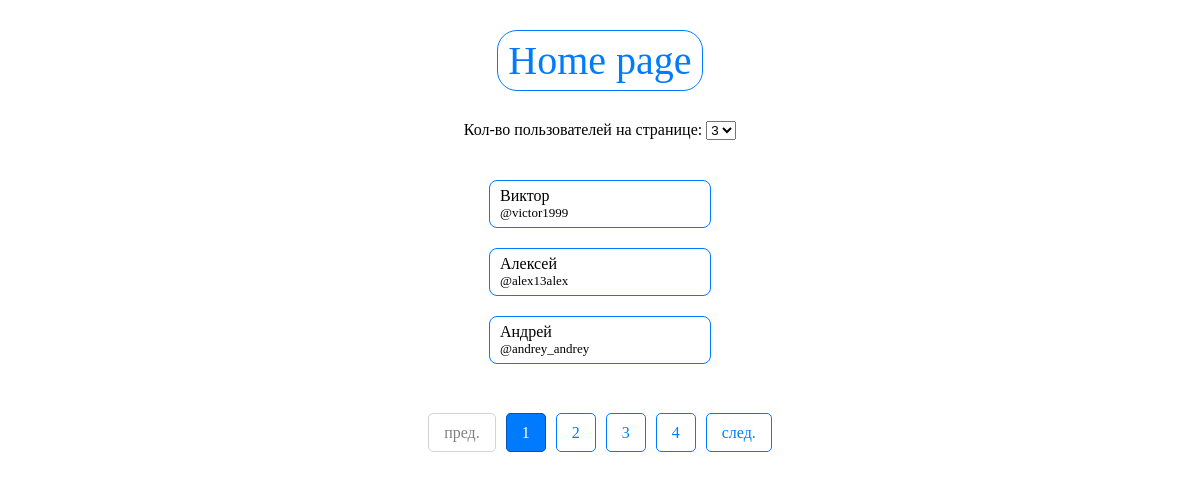
/users/, run on the app's committed database.
### app/models.py (models this page shows, shortened)
class User(models.Model):
    name = models.CharField(max_length=30)
    nickname = models.CharField(max_length=30, unique=True)
    class Meta:
        verbose_name_plural = 'User'

### app/views.py (the view)
# urls.py: path('users/', all_users, name='all_users'),
def all_users(request):
    users = User.objects.all()
    selected_choice = request.GET.get('choice', '3')
    paginator = Paginator(users, selected_choice)
    page_number = request.GET.get('page')
    page_users = paginator.get_page(page_number)
    pages = paginator.num_pages
    all_pages = [i for i in range(1, pages + 1)]
    context = {
        'users': users,
        'selected_choice': selected_choice,
        'paginator': paginator,
        'page_number': page_number,
        'page_users': page_users,
        'all_pages': all_pages
    }
    return render(request, 'list_users.html', context)

### templates/list_users.html (shortened to what this page needs)
<!DOCTYPE html>
{% load static %}
<html lang="en">
<head>
    <link rel="stylesheet" type="text/css" href="{% static 'style_users.css' %}">
</head>
<body>
    <div class="home-page">
        <a href="/">Home page</a>
    </div>
    <div class="form">
        <form method="get" action="{% url 'all_users' %}">
            <label for="choice">Кол-во пользователей на странице:</label>
            <select name="choice" id="choice" onchange="this.form.submit()">
                <option value="3" {% if selected_choice == '3' %}selected{% endif %}>3</option>
            </select>
        </form>
    </div>
    <div class="show-users">
        {% for user in page_users %}
        <span class="users">
            {{ user.name }}
            <br><span class="nickname">{{ user.nickname }}</span>
        </span>
        {% endfor %}
    </div>
    <div class="show-paginator">
        <ul class="paginator">
            {% if not page_users.has_previous %}
            <li class="disabled"><a href="#">пред.</a></li>
            {% endif %}
            {% for num in all_pages %}
            <li>
                {% if num == page_users.number %}
                <span class="active"><a href="?page={{ num }}&choice={{selected_choice}}">{{ num }}</a></span>
                {% else %}
                <a href="?page={{ num }}&choice={{selected_choice}}">{{ num }}</a>
                {% endif %}
            </li>
            {% endfor %}
            {% if page_users.has_next %}
            <li><a href="?page={{ page_users.next_page_number }}&choice={{selected_choice}}">след.</a></li>
            {% endif %}
        </ul>
    </div>
</body>
</html>

### static/style_users.css (style rules this page uses)
body { font-family: Verdana; margin: 10px; }
.home-page { display: flex; flex-direction: column; align-items: center; justify-content: center; margin: 30px; }
.home-page a { display: block; font-size: 40px; text-decoration: none; padding: 6px 10px; border: 1px solid #007BFF; color: #007BFF; border-radius: 20px; transition: background 0.3s; margin: 0 5px; }
.form { display: flex; flex-direction: column; align-items: center; justify-content: center; margin: 30px; }
.show-users { display: flex; flex-direction: column; align-items: center; justify-content: center; margin: 30px; }
.show-users .users { display: flex; flex-direction: column; width: 200px; border: 1px solid #007BFF; padding: 6px 10px; margin: 10px; border-radius: 8px; }
.show-users .users .nickname { font-size: 13px; }
.show-paginator { display: flex; flex-direction: column; align-items: center; justify-content: center; margin: 30px; }
.paginator { display: flex; list-style-type: none; padding: 10px; margin: 10px 10px; }
.paginator a { text-decoration: none; padding: 10px 15px; border: 1px solid #007BFF; color: #007BFF; border-radius: 5px; transition: background 0.3s; margin: 0 5px; }
.paginator .active a { background: #007BFF; color: white; border: 1px solid #0056b3; }
.paginator .disabled a { color: gray; pointer-events: none; border: 1px solid lightgray; }

### data on the page
User: name "Виктор", nickname "@victor1999"
User: name "Алексей", nickname "@alex13alex"
User: name "Андрей", nickname "@andrey_andrey"

### other printed values
{{ num }} "1"
{{ num }} "2" "3" "4"
